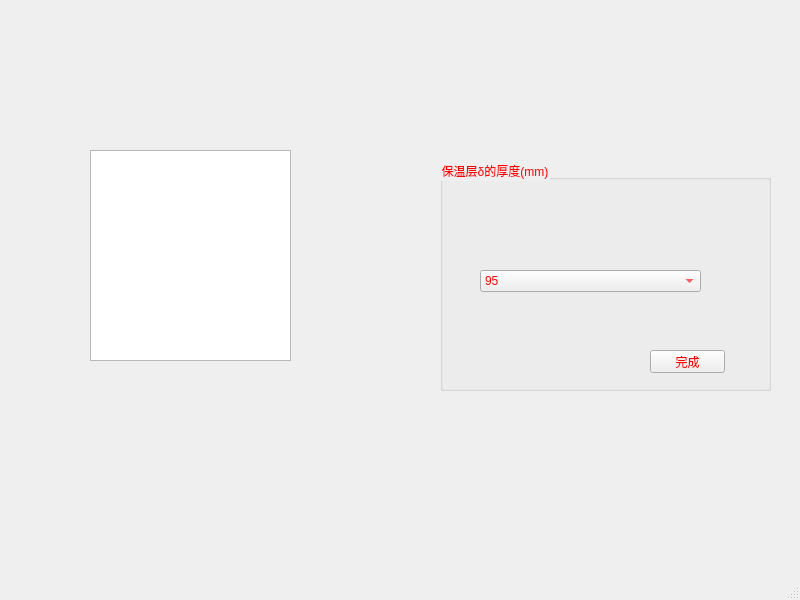
<?xml version="1.0" encoding="UTF-8"?>
<ui version="4.0">
 <class>MainWindow</class>
 <widget class="QMainWindow" name="MainWindow">
  <property name="geometry">
   <rect>
    <x>0</x>
    <y>0</y>
    <width>800</width>
    <height>600</height>
   </rect>
  </property>
  <property name="windowTitle">
   <string>MainWindow</string>
  </property>
  <widget class="QWidget" name="centralwidget">
   <widget class="QGroupBox" name="groupBox">
    <property name="geometry">
     <rect>
      <x>440</x>
      <y>160</y>
      <width>331</width>
      <height>231</height>
     </rect>
    </property>
    <property name="styleSheet">
     <string notr="true">color: rgb(255, 0, 0);
font: 8pt &quot;楷体&quot;;</string>
    </property>
    <property name="title">
     <string>保温层δ的厚度(mm)</string>
    </property>
    <widget class="QComboBox" name="comboBox">
     <property name="geometry">
      <rect>
       <x>40</x>
       <y>110</y>
       <width>221</width>
       <height>22</height>
      </rect>
     </property>
     <item>
      <property name="text">
       <string>95</string>
      </property>
     </item>
     <item>
      <property name="text">
       <string>70</string>
      </property>
     </item>
     <item>
      <property name="text">
       <string>50</string>
      </property>
     </item>
     <item>
      <property name="text">
       <string>40</string>
      </property>
     </item>
     <item>
      <property name="text">
       <string>30</string>
      </property>
     </item>
     <item>
      <property name="text">
       <string>25</string>
      </property>
     </item>
    </widget>
    <widget class="QPushButton" name="fff">
     <property name="geometry">
      <rect>
       <x>210</x>
       <y>190</y>
       <width>75</width>
       <height>23</height>
      </rect>
     </property>
     <property name="text">
      <string>完成</string>
     </property>
    </widget>
   </widget>
   <widget class="QGraphicsView" name="graphicsView">
    <property name="geometry">
     <rect>
      <x>90</x>
      <y>150</y>
      <width>201</width>
      <height>211</height>
     </rect>
    </property>
    <property name="styleSheet">
     <string notr="true">border-image: url(:/wuding1/8.png);</string>
    </property>
   </widget>
  </widget>
  <widget class="QMenuBar" name="menubar">
   <property name="geometry">
    <rect>
     <x>0</x>
     <y>0</y>
     <width>800</width>
     <height>22</height>
    </rect>
   </property>
  </widget>
  <widget class="QStatusBar" name="statusbar"/>
 </widget>
 <resources>
  <include location="../pic/wuding.qrc"/>
 </resources>
 <connections/>
</ui>
